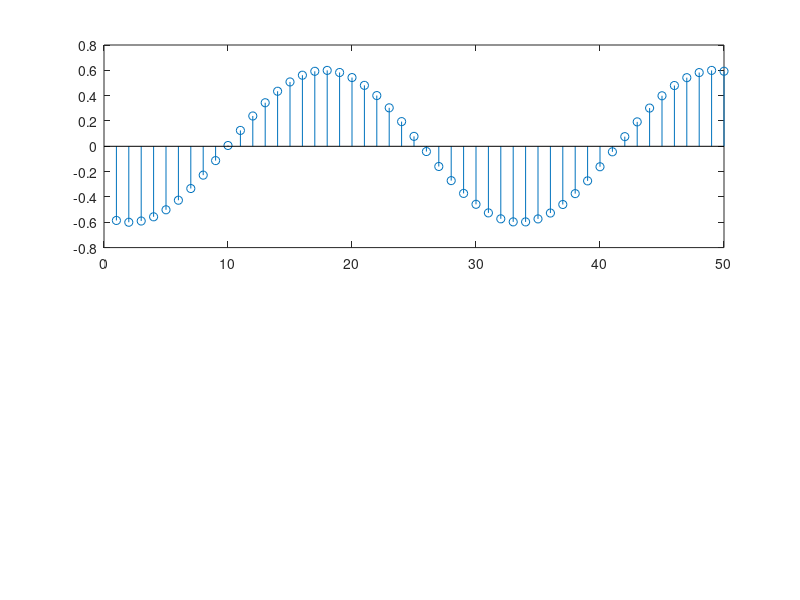

This chart was generated by the following MATLAB code: (Note: this script raises an error after producing the figure.)
clear
close all

%% Part A
k = (1:1:50)';%%Can change the interval time by replacing 1 with 0.1
S = 0.6*cos(0.2*k + 55724681);
figure;
subplot(2,1,1);
stem(k,S);

energyofS = sum(S.^2);


%% Part B
n = 100000;
k = (1:1:n);
S = 0.6*cos(0.2*k + 55724681);
energyofS = sum(S.^2);
h0 = randn(10,n)*10;
eh0 = mean(h0,1);
h1 = randn(10,n)*10 + S;
eh1 = mean(h1,1);


h = [h0,h1].';
label0 = zeros(1,n);
label1 = ones(1,n);
label = [label0,label1];
[X,Y] = perfcurve(label,h,1);
figure;
subplot(1,2,1);
plot(X,Y);
e = [eh0,eh1].';
[X,Y] = perfcurve(label, e,1);
subplot(1,2,2);
plot(X,Y);

%% Part C
n = 100000;
k = (1:1:n);
S = 0.6*cos(0.2*k + 55724681);
h0 = randn(1,n)*10;
h1 = randn(1,n)*10;

for i=1:n
    h1(1,i) = h1(1,i) * S(1,i);
end

h = [h0,h1].';
label0 = zeros(1,n);
label1 = ones(1,n);
label = [label0,label1];
[X,Y] = perfcurve(label,h,1);
figure;
plot(X,Y);
